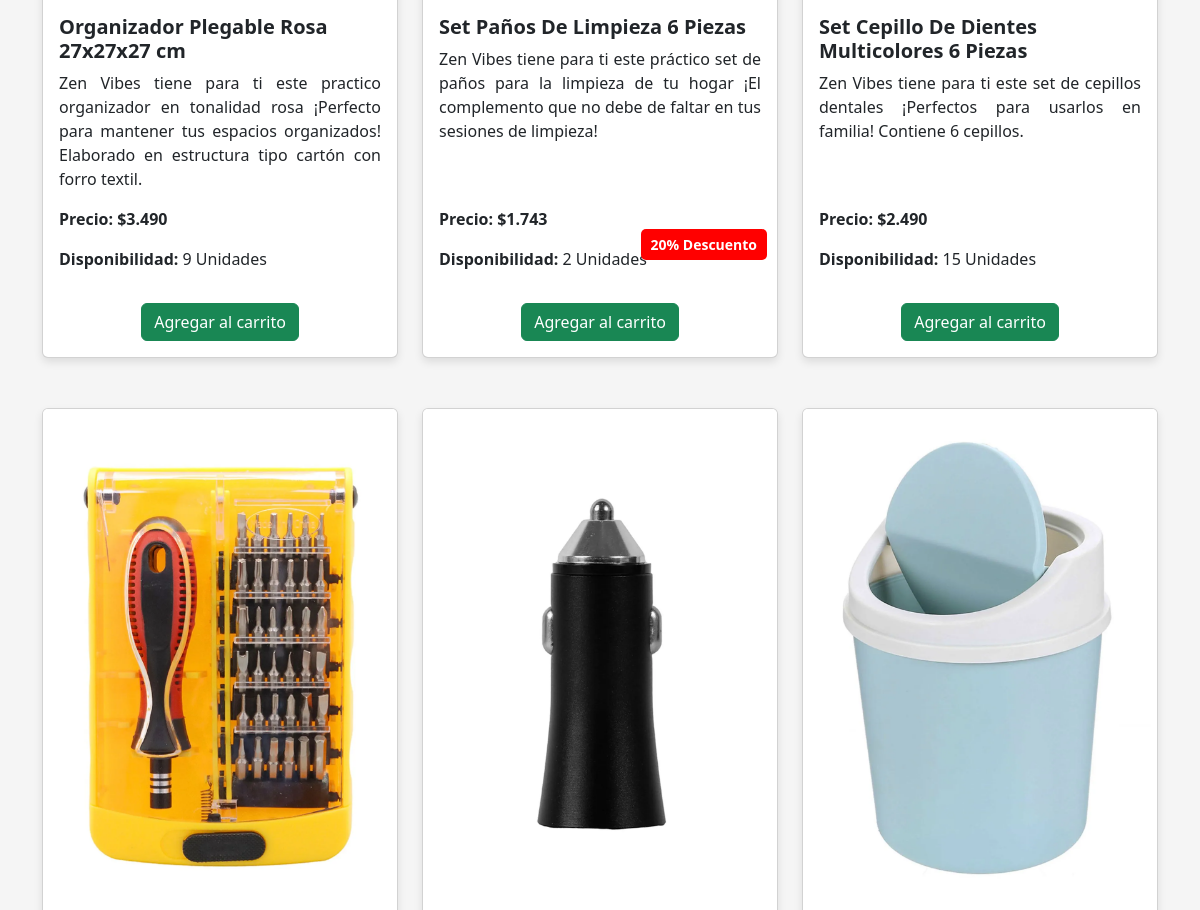
The page /Producto/brotes/ (middle part) on the database as committed earlier.
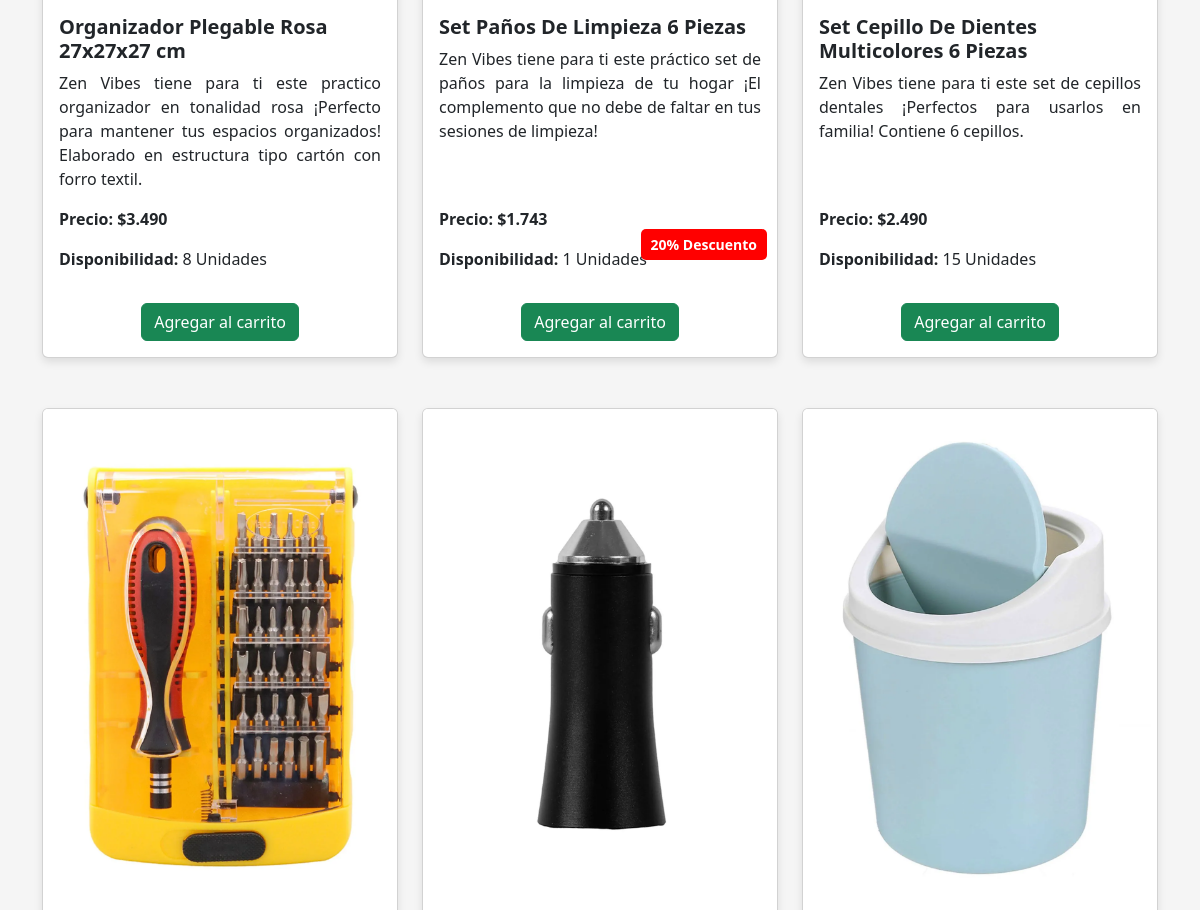
The same page on the database as committed later.
### cart/models.py (models this page shows, shortened)
class Product(models.Model):
    name = models.CharField(max_length=100)
    description = models.CharField(max_length=200)
    price = models.DecimalField(max_digits=10, decimal_places=2)
    stock = models.IntegerField()

### Producto/views.py (the view)
# urls.py: path('brotes/', views.brotes, name='brotes'),
def brotes(request):
    products = Product.objects.all()
    context = {
        'products': products,
    }
    return render(request, 'producto/brotes.html', context)

### Producto/templates/producto/brotes.html (shortened to what this page needs)
<!DOCTYPE html>
<html lang="en">
<head>
  {% load static %}
    <link href="https://cdn.jsdelivr.net/npm/bootstrap@5.3.3/dist/css/bootstrap.min.css" rel="stylesheet">
    <link href="{% static 'producto/CSS/style.css' %}" rel="stylesheet">
    <link href="{% static 'producto/CSS/brotes.css' %}" rel="stylesheet">
    <link href="https://cdnjs.cloudflare.com/ajax/libs/font-awesome/6.0.0-beta3/css/all.min.css" rel="stylesheet">
</head>
<body>
    <div class="container mt-5">
        <div class="row d-flex align-items-stretch">
            <div class="col-md-4">
                <div class="card h-100">
                    <div class="card-body d-flex flex-column">
                        <h5 class="card-title">Organizador Plegable Rosa 27x27x27 cm</h5>
                        <p class="card-text">Zen Vibes tiene para ti este practico organizador en tonalidad rosa ¡Perfecto para mantener tus espacios organizados!
                          Elaborado en estructura tipo cartón con forro textil.</p>
                        <div class="mt-auto">
                          <p class="card-price">Precio: $3.490</p>
                          <p class="card-availability"><strong>Disponibilidad:</strong>
                            {% for product in products %}
                                {% if product.id == 2 %}
                                    {{ product.stock }} Unidades
                                {% endif %}
                            {% endfor %}
                        </p>
                          <div class="text-center">
                          <form action="{% url 'cart:add_to_cart' %}" method="post" class="add-to-cart-form">
                            <button type="submit" class="btn btn-success mt-3">Agregar al carrito</button>
                        </form>
                          </div>
                        </div>
                    </div>
                </div>
            </div>
            <div class="col-md-4">
                <div class="card h-100">
                    <div class="discount-image">
                      <p class="discount-text">20% Descuento</p>
                  </div>
                    <div class="card-body d-flex flex-column">
                        <h5 class="card-title">Set Paños De Limpieza 6 Piezas</h5>
                        <p class="card-text">Zen Vibes tiene para ti este práctico set de paños para la limpieza de tu hogar ¡El complemento que no debe de faltar en tus sesiones de limpieza!</p>
                        <div class="mt-auto">
                          <p class="card-price">Precio: $1.743</p>
                          <p class="card-availability"><strong>Disponibilidad:</strong>
                            {% for product in products %}
                                {% if product.id == 1 %}
                                    {{ product.stock }} Unidades
                                {% endif %}
                            {% endfor %}
                        </p>
                          <div class="text-center">
                          <form action="{% url 'cart:add_to_cart' %}" method="post" class="add-to-cart-form">
                            <button type="submit" class="btn btn-success mt-3">Agregar al carrito</button>
                        </form>
                          </div>
                        </div>
                    </div>
                </div>
            </div>
            <div class="col-md-4">
            <div class="card h-100">
                <div class="card-body d-flex flex-column">
                    <h5 class="card-title">Set Cepillo De Dientes Multicolores 6 Piezas</h5>
                    <p class="card-text">Zen Vibes tiene para ti este set de cepillos dentales ¡Perfectos para usarlos en familia!
                      Contiene 6 cepillos.</p>
                    <div class="mt-auto">
                      <p class="card-price">Precio: $2.490</p>
                      <p class="card-availability"><strong>Disponibilidad:</strong>
                        {% for product in products %}
                            {% if product.id == 3 %}
                                {{ product.stock }} Unidades
                            {% endif %}
                        {% endfor %}
                    </p>
                      <div class="text-center">
                      <form action="{% url 'cart:add_to_cart' %}" method="post" class="add-to-cart-form">
                        <button type="submit" class="btn btn-success mt-3">Agregar al carrito</button>
                    </form>
                      </div>
                    </div>
                </div>
            </div>
        </div>
        </div>
    </div>
    <div class="container mt-5">
    <div class="row d-flex align-items-stretch">
        <div class="col-md-4">
            <div class="card h-100">
                <img src="{% static "producto/IMG/246971-1600-1600.webp" %}" class="card-img-top" alt="Imagen del producto">
            </div>
        </div>
        <div class="col-md-4">
            <div class="card h-100">
                <img src="{% static "producto/IMG/248165-1600-1600.webp" %}" class="card-img-top" alt="Imagen del producto">
            </div>
        </div>
        <div class="col-md-4">
            <div class="card h-100">
                <img src="{% static "producto/IMG/211644-1600-1600.webp" %}" class="card-img-top" alt="Imagen del producto">
            </div>
        </div>
    </div>
    </div>
</body>
</html>

### Producto/static/producto/CSS/style.css (style rules this page uses)
.card-img-top { height: 500px; object-fit: cover; }
body { background-size: cover; background-position: center; background-attachment: fixed; background-color: whitesmoke; }
.container { margin-bottom: 50px; }
.col-md-4 .card-text { text-align: justify; }

### Producto/static/producto/CSS/brotes.css (style rules this page uses)
.card-price { font-weight: bold; }
.discount-text { position: absolute; top: 230px; right: 10px; background-color: #ff0000; color: #ffffff; padding: 5px 10px; font-size: 14px; font-weight: bold; border-radius: 5px; }
.discount-image { position: relative; }
.card-title { font-weight: bold; }
.container { margin-top: 80px; }
.card { box-shadow: 0px 4px 8px rgba(0, 0, 0, 0.1); transition: box-shadow 0.3s ease; }
.col-md-4 .card-text { text-align: justify; }

Rows that differ between the two databases and show on the page:
changed Product (number 1 of 3 on the later page): stock "9" → "8"
changed Product (number 2 of 3 on the later page): stock "2" → "1"
